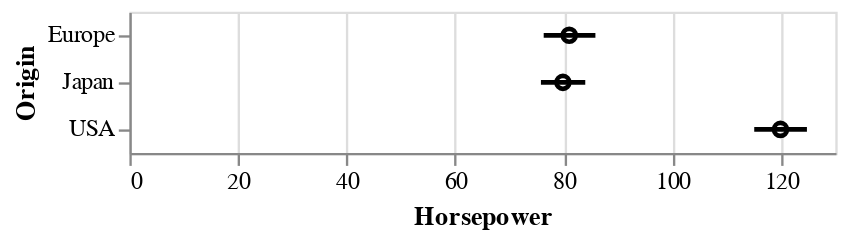

Notebook code for this chart:
### Markdown cell above
Also here,
it is helpful to include an indication of the mean.

### Code cell
err_bars = alt.Chart(cars).mark_errorbar(extent='ci', rule=alt.LineConfig(size=2)).encode(
    x='Horsepower',
    y='Origin'
)

err_bars + err_bars.mark_point(color='black').encode(x='mean(Horsepower)')

### Figure 1 — Vega specification as saved in the notebook (floating-point values rounded to 4 significant figures; data arrays with more than 128 entries replaced by an {"elided": "..."} marker saying what was removed)
{"$schema": "https://vega.github.io/schema/vega/v5.json", "data": [{"name": "_server_source_0", "values": {"elided": "406 records"}}, {"name": "source_0", "source": "_server_source_0", "transform": [{"type": "aggregate", "groupby": ["Origin"], "fields": ["Horsepower", "Horsepower", "Horsepower", "Horsepower"], "ops": ["mean", "mean", "ci0", "ci1"], "as": ["mean_Horsepower", "center_Horsepower", "lower_Horsepower", "upper_Horsepower"]}, {"type": "project", "fields": ["Origin", "center_Horsepower", "lower_Horsepower", "mean_Horsepower", "upper_Horsepower"]}]}, {"name": "data_0", "source": "source_0", "transform": [{"type": "filter", "expr": "isValid(datum[\"mean_Horsepower\"]) && isFinite(+datum[\"mean_Horsepower\"])"}, {"type": "project", "fields": ["Origin", "mean_Horsepower"]}]}, {"name": "data_1", "source": "source_0", "transform": [{"type": "filter", "expr": "isValid(datum[\"lower_Horsepower\"]) && isFinite(+datum[\"lower_Horsepower\"])"}, {"type": "project", "fields": ["Origin", "center_Horsepower", "lower_Horsepower", "upper_Horsepower"]}]}, {"name": "data_1_y_domain_Origin_0", "source": "data_1", "transform": [{"type": "aggregate", "groupby": ["Origin"], "fields": [], "ops": [], "as": []}, {"type": "formula", "expr": "datum['Origin']", "as": "sort_field"}, {"type": "project", "fields": ["Origin"]}]}, {"name": "data_0_y_domain_Origin_1", "source": "data_0", "transform": [{"type": "aggregate", "groupby": ["Origin"], "fields": [], "ops": [], "as": []}, {"type": "formula", "expr": "datum['Origin']", "as": "sort_field"}, {"type": "project", "fields": ["Origin"]}]}], "signals": [{"name": "y_step", "value": 20}, {"name": "height", "update": "bandspace(domain('y').length, 0, 0) * y_step"}], "marks": [{"type": "rule", "name": "layer_0_marks", "from": {"data": "data_1"}, "encode": {"update": {"y": {"field": "Origin", "scale": "y", "band": 0.5}, "strokeWidth": {"value": 2}, "x": {"field": "lower_Horsepower", "scale": "x"}, "x2": {"field": "upper_Horsepower", "scale": "x"}, "stroke": {"value": "black"}, "tooltip": {"signal": "{\"Ci1 of Horsepower\": format(datum[\"upper_Horsepower\"], \"\"), \"Ci0 of Horsepower\": format(datum[\"lower_Horsepower\"], \"\"), \"Mean of Horsepower\": format(datum[\"center_Horsepower\"], \"\"), \"Origin\": isValid(datum[\"Origin\"]) ? datum[\"Origin\"] : \"\"+datum[\"Origin\"]}"}}}, "style": ["rule", "errorbar-rule"]}, {"type": "symbol", "name": "layer_1_marks", "from": {"data": "data_0"}, "encode": {"update": {"fill": {"value": "transparent"}, "x": {"field": "mean_Horsepower", "scale": "x"}, "stroke": {"value": "black"}, "y": {"field": "Origin", "scale": "y", "band": 0.5}}}, "style": ["point"]}], "scales": [{"name": "x", "type": "linear", "domain": {"fields": [{"data": "data_1", "field": "lower_Horsepower"}, {"data": "data_1", "field": "upper_Horsepower"}, {"data": "data_0", "field": "mean_Horsepower"}]}, "range": [0, {"signal": "width"}], "nice": true, "zero": true}, {"name": "y", "type": "band", "domain": {"fields": [{"data": "data_1_y_domain_Origin_0", "field": "Origin"}, {"data": "data_0_y_domain_Origin_1", "field": "Origin"}], "sort": true}, "range": {"step": {"signal": "y_step"}}, "paddingInner": 0, "paddingOuter": 0}], "axes": [{"scale": "x", "ticks": false, "tickCount": {"signal": "ceil(width/40)"}, "zindex": 0, "minExtent": 0, "domain": false, "gridScale": "y", "grid": true, "maxExtent": 0, "labels": false, "aria": false, "orient": "bottom"}, {"scale": "x", "orient": "bottom", "labelFlush": true, "grid": false, "labelOverlap": true, "tickCount": {"signal": "ceil(width/40)"}, "zindex": 0, "title": "Horsepower"}, {"scale": "y", "orient": "left", "zindex": 0, "title": "Origin", "grid": false}], "style": "cell", "background": "white", "width": 300, "padding": 5}
